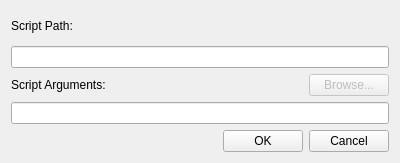
<?xml version="1.0" encoding="UTF-8"?>
<ui version="4.0">
 <class>AddScriptWidget</class>
 <widget class="QWidget" name="AddScriptWidget">
  <property name="geometry">
   <rect>
    <x>0</x>
    <y>0</y>
    <width>400</width>
    <height>163</height>
   </rect>
  </property>
  <property name="windowTitle">
   <string>Form</string>
  </property>
  <layout class="QGridLayout" name="gridLayout">
   <item row="0" column="0">
    <widget class="QLabel" name="nameLabel">
     <property name="text">
      <string>Script Path:</string>
     </property>
     <property name="buddy">
      <cstring>nameLineEdit</cstring>
     </property>
    </widget>
   </item>
   <item row="2" column="0">
    <widget class="QLabel" name="paramLabel">
     <property name="text">
      <string>Script Arguments:</string>
     </property>
     <property name="buddy">
      <cstring>paramLineEdit</cstring>
     </property>
    </widget>
   </item>
   <item row="4" column="1">
    <widget class="QPushButton" name="okPushButton">
     <property name="sizePolicy">
      <sizepolicy hsizetype="Maximum" vsizetype="Fixed">
       <horstretch>0</horstretch>
       <verstretch>0</verstretch>
      </sizepolicy>
     </property>
     <property name="text">
      <string>OK</string>
     </property>
    </widget>
   </item>
   <item row="4" column="2">
    <widget class="QPushButton" name="cancelPushButton">
     <property name="text">
      <string>Cancel</string>
     </property>
    </widget>
   </item>
   <item row="3" column="0" colspan="3">
    <widget class="QLineEdit" name="paramLineEdit"/>
   </item>
   <item row="2" column="2">
    <widget class="QPushButton" name="browsePushButton">
     <property name="enabled">
      <bool>false</bool>
     </property>
     <property name="sizePolicy">
      <sizepolicy hsizetype="Maximum" vsizetype="Fixed">
       <horstretch>0</horstretch>
       <verstretch>0</verstretch>
      </sizepolicy>
     </property>
     <property name="text">
      <string>Browse...</string>
     </property>
    </widget>
   </item>
   <item row="1" column="0" colspan="3">
    <widget class="QLineEdit" name="nameLineEdit"/>
   </item>
   <item row="4" column="0">
    <spacer name="horizontalSpacer">
     <property name="orientation">
      <enum>Qt::Horizontal</enum>
     </property>
     <property name="sizeHint" stdset="0">
      <size>
       <width>40</width>
       <height>20</height>
      </size>
     </property>
    </spacer>
   </item>
  </layout>
 </widget>
 <tabstops>
  <tabstop>okPushButton</tabstop>
  <tabstop>nameLineEdit</tabstop>
  <tabstop>paramLineEdit</tabstop>
  <tabstop>cancelPushButton</tabstop>
 </tabstops>
 <resources/>
 <connections/>
</ui>
